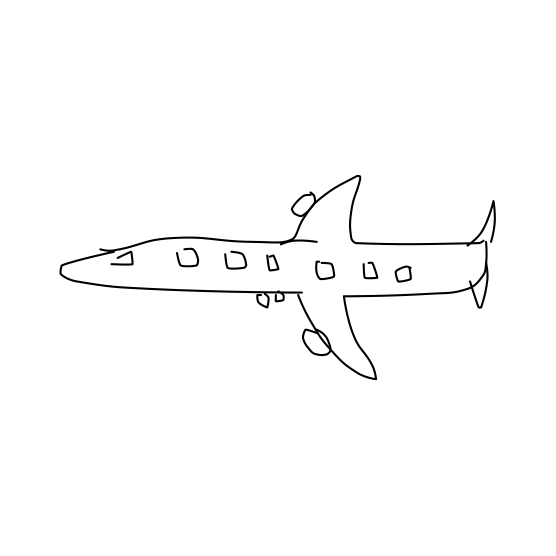
#> input picture sketches/airplane/29.png, 1111 x 1111 px, found by its file name (shown at 1/2 size); its folder holds only this picture in this run
$ jupyter execute --allow-errors edge_features.ipynb
#> lines starting #> are read from the running program, lines starting #| are printed output that depends on the picture; after the words box and inside, x2 and y2 are one past the last pixel; in counts of white or black regions, pixels touching at a corner belong together
[cell 1]
import os
import cv2
import numpy as np
import pandas as pd
from tqdm import tqdm

# Ask for the folder path
folder_path = "../sketches"

IMG_SIZE = 256
IMAGES_PER_CLASS = 80
NUM_CLASSES = 15

def extract_edge_features(image_path):
    img = cv2.imread(image_path, cv2.IMREAD_GRAYSCALE)
    img = cv2.resize(img, (IMG_SIZE, IMG_SIZE))
    edges = cv2.Canny(img, 100, 200)
    return edges.flatten()

# Get the list of image files from subfolders
image_files = []
#> (the rest of this cell did not finish here and is left out)

[cell 2]
from pandas import read_csv

#> (the rest of this cell did not finish here and is left out)

#> (a cell that did not finish here is left out)

#> (a cell that did not finish here is left out)

[cell 5]
# Test the extract_edge_features function on a single image
test_image_path = os.path.join(folder_path, class_images[0])
test_image = cv2.imread(test_image_path, cv2.IMREAD_GRAYSCALE)
#> test_image is the input picture: shape (1111, 1111); min 0, max 255, mean 251.7
test_image_resized = cv2.resize(test_image, (IMG_SIZE, IMG_SIZE))
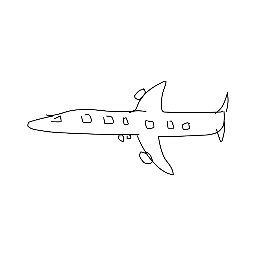
#> test_image_resized: shape (256, 256); min 0, max 255, mean 251.6
test_edges = cv2.Canny(test_image_resized, 100, 200)
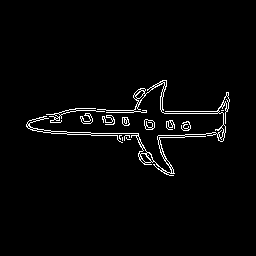
#> test_edges: shape (256, 256); 2.5% white in thin lines or dots, all inside (x1, y1, x2, y2) = (26, 80, 230, 176)

# Visualize the original and edge-detected images
import matplotlib.pyplot as plt

plt.figure(figsize=(10, 5))
plt.subplot(1, 2, 1)
plt.title("Original Image")
plt.imshow(test_image_resized, cmap='gray')
plt.axis('off')

plt.subplot(1, 2, 2)
plt.title("Edge Detected Image")
plt.imshow(test_edges, cmap='gray')
plt.axis('off')

plt.show()
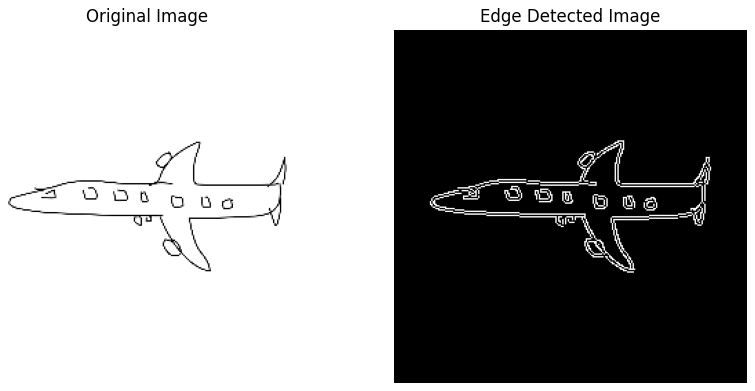
#> figure drawn by matplotlib, 2 panels

$ run again, on sketches/alarm clock/118.png
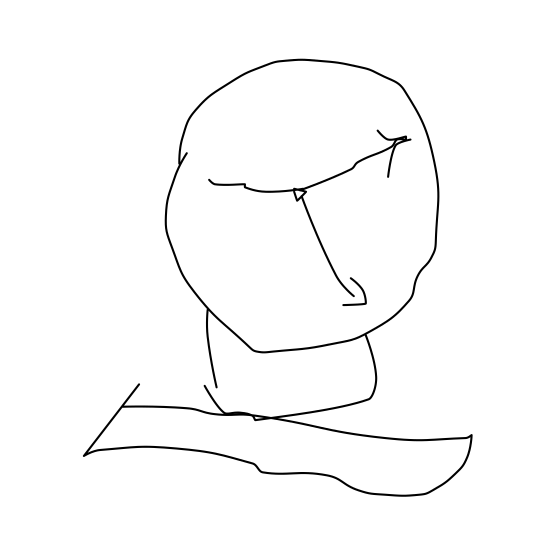
#> input picture sketches/alarm clock/118.png, 1111 x 1111 px, found by its file name (shown at 1/2 size)
#> test_image is the input picture: shape (1111, 1111); min 0, max 255, mean 250.5
#> `test_edges = cv2.Canny(test_image_resized, 100, 200)`:
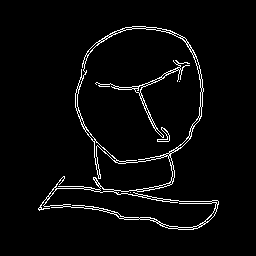
#> test_edges: shape (256, 256); 3.5% white in thin lines or dots, all inside (x1, y1, x2, y2) = (38, 26, 219, 230)
#> `plt.show()`:
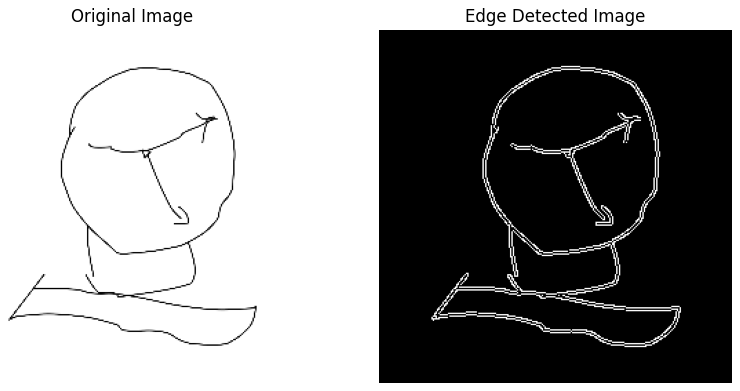
#> figure drawn by matplotlib, 2 panels
